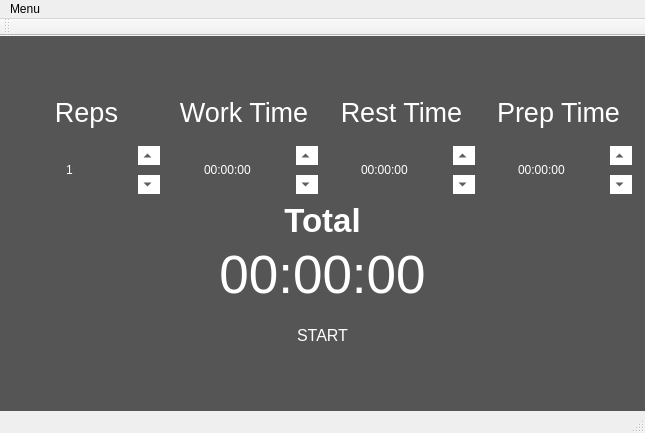
<?xml version="1.0" encoding="UTF-8"?>
<ui version="4.0">
 <class>MainWindow</class>
 <widget class="QMainWindow" name="MainWindow">
  <property name="geometry">
   <rect>
    <x>0</x>
    <y>0</y>
    <width>645</width>
    <height>433</height>
   </rect>
  </property>
  <property name="windowTitle">
   <string>MainWindow</string>
  </property>
  <widget class="QWidget" name="centralWidget">
   <property name="styleSheet">
    <string notr="true">background-color: #555555;
color: white;</string>
   </property>
   <layout class="QVBoxLayout" name="verticalLayout_5">
    <item>
     <spacer name="verticalSpacer">
      <property name="orientation">
       <enum>Qt::Vertical</enum>
      </property>
      <property name="sizeType">
       <enum>QSizePolicy::Fixed</enum>
      </property>
      <property name="sizeHint" stdset="0">
       <size>
        <width>20</width>
        <height>40</height>
       </size>
      </property>
     </spacer>
    </item>
    <item>
     <layout class="QHBoxLayout" name="horizontalLayout_6">
      <item>
       <widget class="QLabel" name="repsTitleLabel">
        <property name="sizePolicy">
         <sizepolicy hsizetype="Preferred" vsizetype="Preferred">
          <horstretch>0</horstretch>
          <verstretch>0</verstretch>
         </sizepolicy>
        </property>
        <property name="font">
         <font>
          <pointsize>20</pointsize>
         </font>
        </property>
        <property name="text">
         <string>Reps</string>
        </property>
        <property name="alignment">
         <set>Qt::AlignCenter</set>
        </property>
       </widget>
      </item>
      <item>
       <widget class="QLabel" name="workTitleLabel">
        <property name="font">
         <font>
          <pointsize>20</pointsize>
         </font>
        </property>
        <property name="text">
         <string>Work Time</string>
        </property>
        <property name="alignment">
         <set>Qt::AlignCenter</set>
        </property>
       </widget>
      </item>
      <item>
       <widget class="QLabel" name="restTitleLabel">
        <property name="font">
         <font>
          <pointsize>20</pointsize>
         </font>
        </property>
        <property name="text">
         <string>Rest Time</string>
        </property>
        <property name="alignment">
         <set>Qt::AlignCenter</set>
        </property>
       </widget>
      </item>
      <item>
       <widget class="QLabel" name="prepTitleLabel">
        <property name="font">
         <font>
          <pointsize>20</pointsize>
         </font>
        </property>
        <property name="text">
         <string>Prep Time</string>
        </property>
        <property name="alignment">
         <set>Qt::AlignCenter</set>
        </property>
       </widget>
      </item>
     </layout>
    </item>
    <item>
     <layout class="QHBoxLayout" name="horizontalLayout_7">
      <item>
       <layout class="QHBoxLayout" name="horizontalLayout_2">
        <item>
         <widget class="QLineEdit" name="repsEdit">
          <property name="sizePolicy">
           <sizepolicy hsizetype="Ignored" vsizetype="Fixed">
            <horstretch>0</horstretch>
            <verstretch>0</verstretch>
           </sizepolicy>
          </property>
          <property name="styleSheet">
           <string notr="true">border: none;</string>
          </property>
          <property name="text">
           <string>1</string>
          </property>
          <property name="alignment">
           <set>Qt::AlignCenter</set>
          </property>
         </widget>
        </item>
        <item>
         <layout class="QVBoxLayout" name="verticalLayout_2">
          <property name="spacing">
           <number>-1</number>
          </property>
          <item>
           <widget class="QToolButton" name="repsUpBtn">
            <property name="styleSheet">
             <string notr="true">    background-color: white;
    color: black;
	padding-right: 3px;
    border: 2px solid #555555;</string>
            </property>
            <property name="text">
             <string>...</string>
            </property>
            <property name="arrowType">
             <enum>Qt::UpArrow</enum>
            </property>
           </widget>
          </item>
          <item>
           <widget class="QToolButton" name="repsDownBtn">
            <property name="styleSheet">
             <string notr="true">    background-color: white;
    color: black;
	padding-right: 3px;
    border: 2px solid #555555;</string>
            </property>
            <property name="text">
             <string>...</string>
            </property>
            <property name="arrowType">
             <enum>Qt::DownArrow</enum>
            </property>
           </widget>
          </item>
         </layout>
        </item>
       </layout>
      </item>
      <item>
       <layout class="QHBoxLayout" name="horizontalLayout">
        <item>
         <widget class="QLineEdit" name="workTimeEdit">
          <property name="sizePolicy">
           <sizepolicy hsizetype="Ignored" vsizetype="Fixed">
            <horstretch>0</horstretch>
            <verstretch>0</verstretch>
           </sizepolicy>
          </property>
          <property name="styleSheet">
           <string notr="true">border: none;</string>
          </property>
          <property name="text">
           <string>00:00:00</string>
          </property>
          <property name="alignment">
           <set>Qt::AlignCenter</set>
          </property>
         </widget>
        </item>
        <item>
         <layout class="QVBoxLayout" name="verticalLayout">
          <property name="spacing">
           <number>-1</number>
          </property>
          <item>
           <widget class="QToolButton" name="workUpBtn">
            <property name="styleSheet">
             <string notr="true">    background-color: white;
    color: black;
	padding-right: 3px;
    border: 2px solid #555555;</string>
            </property>
            <property name="text">
             <string>...</string>
            </property>
            <property name="arrowType">
             <enum>Qt::UpArrow</enum>
            </property>
           </widget>
          </item>
          <item>
           <widget class="QToolButton" name="workDownBtn">
            <property name="styleSheet">
             <string notr="true">    background-color: white;
    color: black;
	padding-right: 3px;
    border: 2px solid #555555;</string>
            </property>
            <property name="text">
             <string>...</string>
            </property>
            <property name="arrowType">
             <enum>Qt::DownArrow</enum>
            </property>
           </widget>
          </item>
         </layout>
        </item>
       </layout>
      </item>
      <item>
       <layout class="QHBoxLayout" name="horizontalLayout_3">
        <item>
         <widget class="QLineEdit" name="restTimeEdit">
          <property name="sizePolicy">
           <sizepolicy hsizetype="Ignored" vsizetype="Fixed">
            <horstretch>0</horstretch>
            <verstretch>0</verstretch>
           </sizepolicy>
          </property>
          <property name="styleSheet">
           <string notr="true">border: none;</string>
          </property>
          <property name="text">
           <string>00:00:00</string>
          </property>
          <property name="alignment">
           <set>Qt::AlignCenter</set>
          </property>
         </widget>
        </item>
        <item>
         <layout class="QVBoxLayout" name="verticalLayout_3">
          <property name="spacing">
           <number>-1</number>
          </property>
          <item>
           <widget class="QToolButton" name="restUpBtn">
            <property name="styleSheet">
             <string notr="true">    background-color: white;
    color: black;
	padding-right: 3px;
    border: 2px solid #555555;</string>
            </property>
            <property name="text">
             <string>...</string>
            </property>
            <property name="arrowType">
             <enum>Qt::UpArrow</enum>
            </property>
           </widget>
          </item>
          <item>
           <widget class="QToolButton" name="restDownBtn">
            <property name="styleSheet">
             <string notr="true">    background-color: white;
    color: black;
	padding-right: 3px;
    border: 2px solid #555555;</string>
            </property>
            <property name="text">
             <string>...</string>
            </property>
            <property name="arrowType">
             <enum>Qt::DownArrow</enum>
            </property>
           </widget>
          </item>
         </layout>
        </item>
       </layout>
      </item>
      <item>
       <layout class="QHBoxLayout" name="horizontalLayout_4">
        <item>
         <widget class="QLineEdit" name="prepTimeEdit">
          <property name="sizePolicy">
           <sizepolicy hsizetype="Ignored" vsizetype="Fixed">
            <horstretch>0</horstretch>
            <verstretch>0</verstretch>
           </sizepolicy>
          </property>
          <property name="styleSheet">
           <string notr="true">border: none;</string>
          </property>
          <property name="text">
           <string>00:00:00</string>
          </property>
          <property name="alignment">
           <set>Qt::AlignCenter</set>
          </property>
         </widget>
        </item>
        <item>
         <layout class="QVBoxLayout" name="verticalLayout_4">
          <property name="spacing">
           <number>-1</number>
          </property>
          <item>
           <widget class="QToolButton" name="prepUpBtn">
            <property name="styleSheet">
             <string notr="true">    background-color: white;
    color: black;
	padding-right: 3px;
    border: 2px solid #555555;</string>
            </property>
            <property name="text">
             <string>...</string>
            </property>
            <property name="arrowType">
             <enum>Qt::UpArrow</enum>
            </property>
           </widget>
          </item>
          <item>
           <widget class="QToolButton" name="prepDownBtn">
            <property name="styleSheet">
             <string notr="true">    background-color: white;
    color: black;
	padding-right: 3px;
    border: 2px solid #555555;</string>
            </property>
            <property name="text">
             <string>...</string>
            </property>
            <property name="arrowType">
             <enum>Qt::DownArrow</enum>
            </property>
           </widget>
          </item>
         </layout>
        </item>
       </layout>
      </item>
     </layout>
    </item>
    <item>
     <widget class="QLabel" name="totalTimeTitleLabel">
      <property name="sizePolicy">
       <sizepolicy hsizetype="Preferred" vsizetype="Fixed">
        <horstretch>0</horstretch>
        <verstretch>0</verstretch>
       </sizepolicy>
      </property>
      <property name="font">
       <font>
        <pointsize>25</pointsize>
        <weight>75</weight>
        <bold>true</bold>
       </font>
      </property>
      <property name="text">
       <string>Total</string>
      </property>
      <property name="alignment">
       <set>Qt::AlignCenter</set>
      </property>
     </widget>
    </item>
    <item>
     <widget class="QLabel" name="totalTimeLabel">
      <property name="sizePolicy">
       <sizepolicy hsizetype="Preferred" vsizetype="Fixed">
        <horstretch>0</horstretch>
        <verstretch>0</verstretch>
       </sizepolicy>
      </property>
      <property name="font">
       <font>
        <pointsize>40</pointsize>
       </font>
      </property>
      <property name="lineWidth">
       <number>0</number>
      </property>
      <property name="text">
       <string>00:00:00</string>
      </property>
      <property name="alignment">
       <set>Qt::AlignCenter</set>
      </property>
     </widget>
    </item>
    <item>
     <layout class="QHBoxLayout" name="horizontalLayout_8">
      <item>
       <widget class="QPushButton" name="startButton">
        <property name="sizePolicy">
         <sizepolicy hsizetype="Fixed" vsizetype="Fixed">
          <horstretch>0</horstretch>
          <verstretch>0</verstretch>
         </sizepolicy>
        </property>
        <property name="styleSheet">
         <string notr="true">background-color: #555555;
border: none;
color: white;
padding: 15px 32px;
text-align: center;
text-decoration: none;
font-size: 16px;
</string>
        </property>
        <property name="text">
         <string>START</string>
        </property>
       </widget>
      </item>
     </layout>
    </item>
    <item>
     <spacer name="verticalSpacer_2">
      <property name="orientation">
       <enum>Qt::Vertical</enum>
      </property>
      <property name="sizeType">
       <enum>QSizePolicy::Fixed</enum>
      </property>
      <property name="sizeHint" stdset="0">
       <size>
        <width>20</width>
        <height>40</height>
       </size>
      </property>
     </spacer>
    </item>
   </layout>
  </widget>
  <widget class="QMenuBar" name="menuBar">
   <property name="geometry">
    <rect>
     <x>0</x>
     <y>0</y>
     <width>645</width>
     <height>22</height>
    </rect>
   </property>
   <widget class="QMenu" name="menuSave_Interval">
    <property name="title">
     <string>Menu</string>
    </property>
    <widget class="QMenu" name="menuLoad_Interval">
     <property name="title">
      <string>Load Interval</string>
     </property>
    </widget>
    <addaction name="actionSave_Interval"/>
    <addaction name="menuLoad_Interval"/>
   </widget>
   <addaction name="menuSave_Interval"/>
  </widget>
  <widget class="QToolBar" name="mainToolBar">
   <attribute name="toolBarArea">
    <enum>TopToolBarArea</enum>
   </attribute>
   <attribute name="toolBarBreak">
    <bool>false</bool>
   </attribute>
  </widget>
  <widget class="QStatusBar" name="statusBar"/>
  <action name="actionSave_Interval">
   <property name="text">
    <string>Save Interval</string>
   </property>
  </action>
  <action name="actiontest">
   <property name="text">
    <string>test</string>
   </property>
  </action>
 </widget>
 <layoutdefault spacing="6" margin="11"/>
 <resources/>
 <connections/>
</ui>
